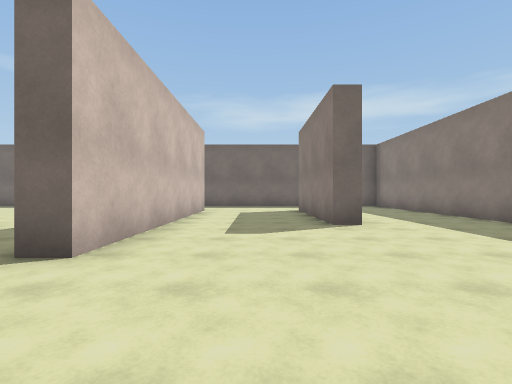
View 1 (above)

21 first-person views from a walk through a Unity game level. The camera is 1.3 m above the floor, looks level and sees 85° across. The floor is counted in squares, 2 m on a side. Each view is taken from the middle of a square. On the plan, view 1 faces up. The plan holds only what a view shows up to about 9 squares ahead; the rest is blank. The place goes on beyond the plan. The player is left out. Surface patterns are stand-ins for the level's own textures.

View 2
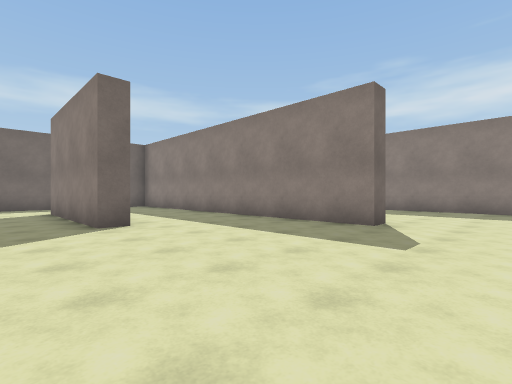

View 3
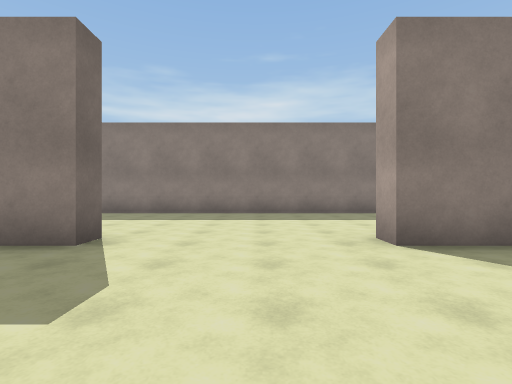

View 4
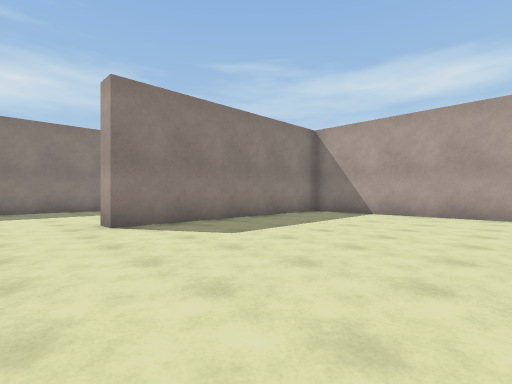

View 5
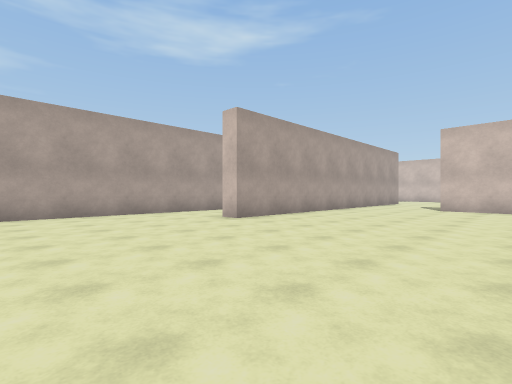

View 6
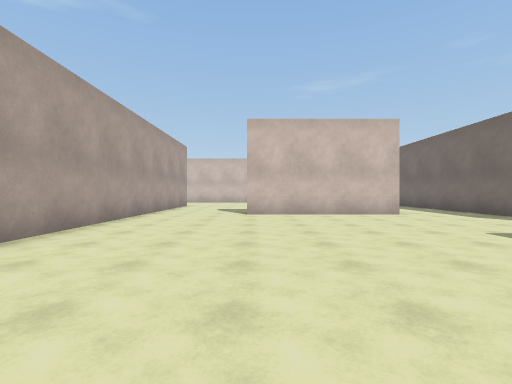

View 7
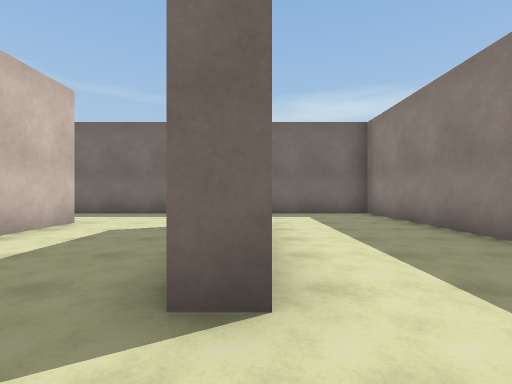

View 8
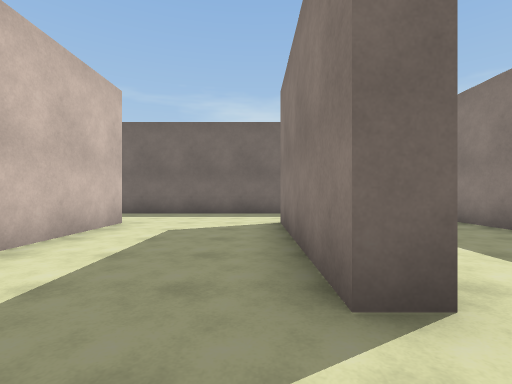

View 9
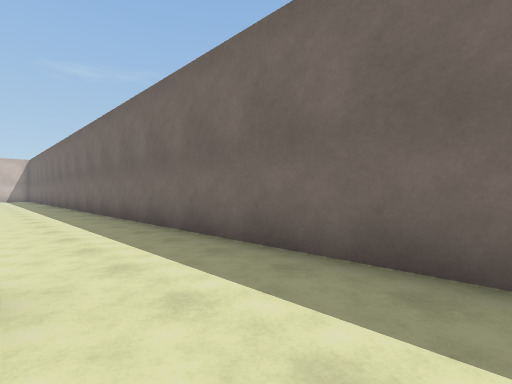

View 10
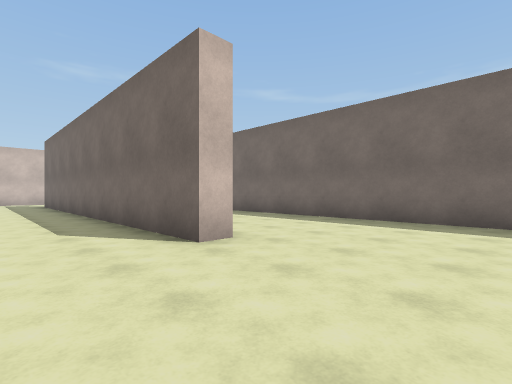

View 11
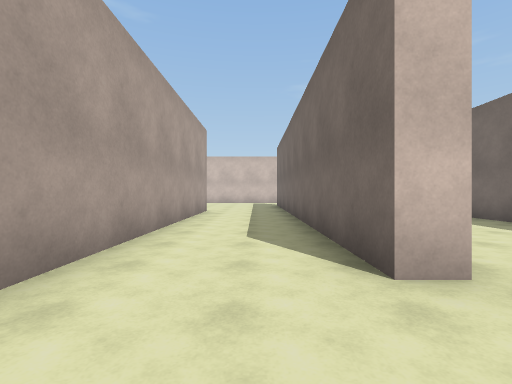

View 12
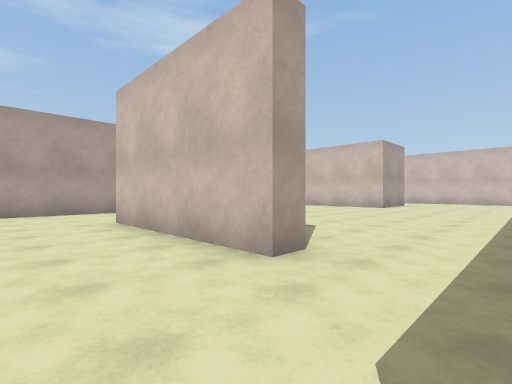

View 13
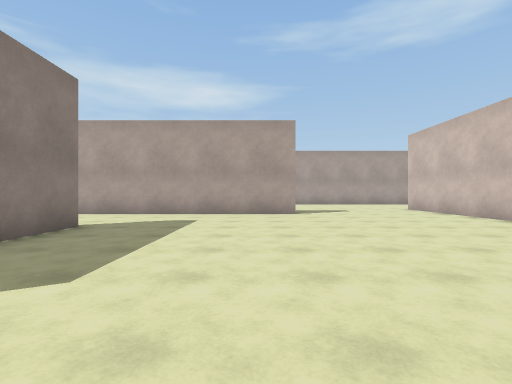

View 14
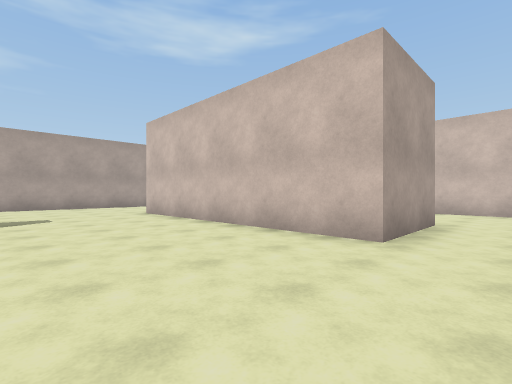

View 15
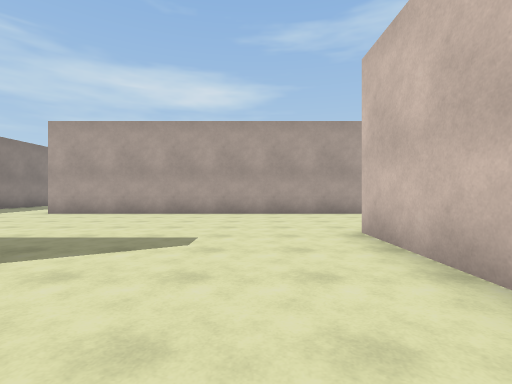

View 16
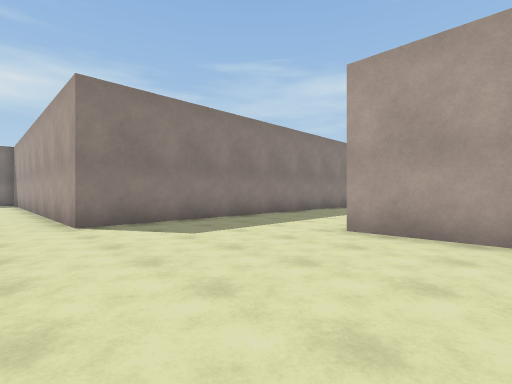

View 17
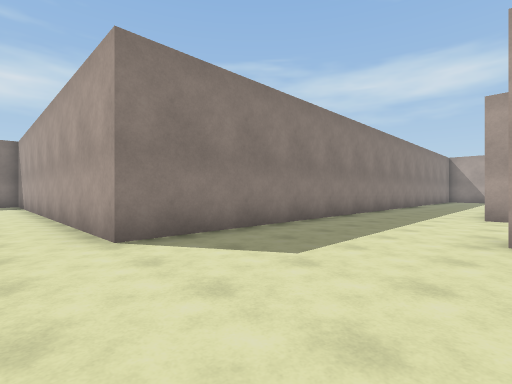

View 18
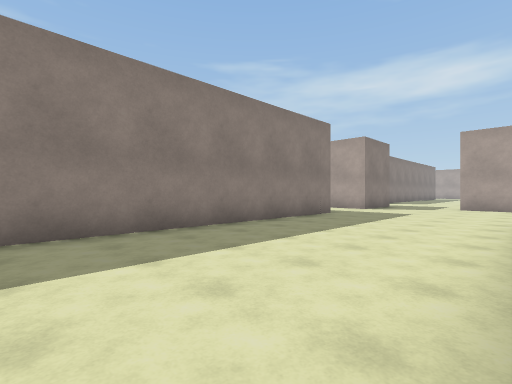

View 19
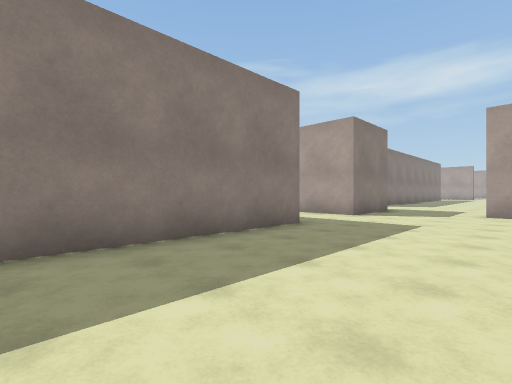

View 20
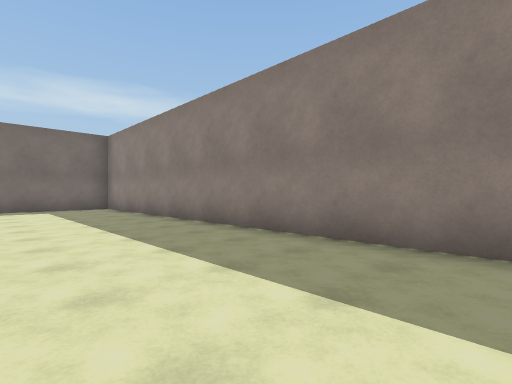

View 21
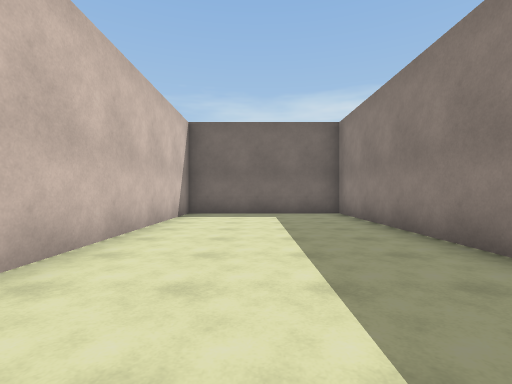

### Floor plan
Points are (right, up) in squares from view 1. A wall is a line through its corners. A room is listed if a view was taken in it or the views show most of it. See-through windows are left out.
Room 1 (views 1, 2, 3, 4, 5, 6, 7, 8, 9, 10, 11, 12, 18, 19, 20, 21)
walls: (2.1, 5.5) (1.5, 5.5) (1.5, 9.9); (6, 2.2) (5.4, 2.2) (5.4, 12.5) (-14.1, 12.5); (-1.8, 9.9) (-1.8, 2.8) (-2.4, 2.8); (-8.1, 2.2) (-8.1, -2.2); (-6.5, -5.2) (-1.6, -5.2) (-1.6, -5.9); (-9.1, 8.6) (-9.1, 8); (-1.5, -8.2) (4.5, -8.2); (5.4, -7.4) (5.4, -1.7) (6, -1.7); (10.5, -8.9) (10.5, 12.5) (6, 12.5) (6, 6.1); (10.5, -13.1) (10.5, -11.4) (12.4, -11.4)
ways out: opening at (-9.5, 6.5) to room 2; opening at (-8, 3.5) to room 2; opening at (-7.3, -4) to room 2; opening at (-2, -7) to room 2; opening at (7.8, -12)
Room 2 (views 13, 14, 15, 16, 17)
walls: (-13.2, -5.2) (-6.5, -5.2); (-8.7, -2.4) (-8.7, -0.6); (-8.8, 2.2) (-8.1, 2.2); (-19.5, -0.4) (-17.7, -0.4) (-17.7, -7.5); (-16, 5.3) (-8.8, 5.3); (-7.2, 4.7) (-9, 4.7); (-19.2, -11.4) (-9.8, -11.4); (-9.1, 8) (-16.6, 8); (-6.2, -14.5) (-6.2, -8.2) (-1.5, -8.2)
ways out: opening at (-9.5, 6.5) to room 1; opening at (-8, 3.5) to room 1; opening at (-7.3, -4) to room 1; opening at (-2, -7) to room 1; opening at (-8.5, -14.2)

Where each view was taken, in squares from view 1:
view 1: 0 up, 0 right, facing up
view 2: 0 up, 0 right, facing up-right
view 3: 0 up, 2 right, facing right
view 4: 0 up, 0 right, facing down-right
view 5: 0 up, 3 right, facing down-left
view 6: 2 down, 0 right, facing left
view 7: 4 up, 2 right, facing up
view 8: 4 up, 1 right, facing up
view 9: 10 up, 0 right, facing up-left
view 10: 6 up, 6 left, facing up-left
view 11: 7 up, 7 left, facing left
view 12: 4 up, 6 left, facing down-left
view 13: 3 up, 12 left, facing down
view 14: 1 up, 14 left, facing down-left
view 15: 3 down, 16 left, facing down
view 16: 7 down, 12 left, facing down-right
view 17: 7 down, 10 left, facing down-right
view 18: 1 down, 6 right, facing down-right
view 19: 4 down, 7 right, facing down-right
view 20: 1 up, 7 right, facing up-right
view 21: 4 up, 8 right, facing up
